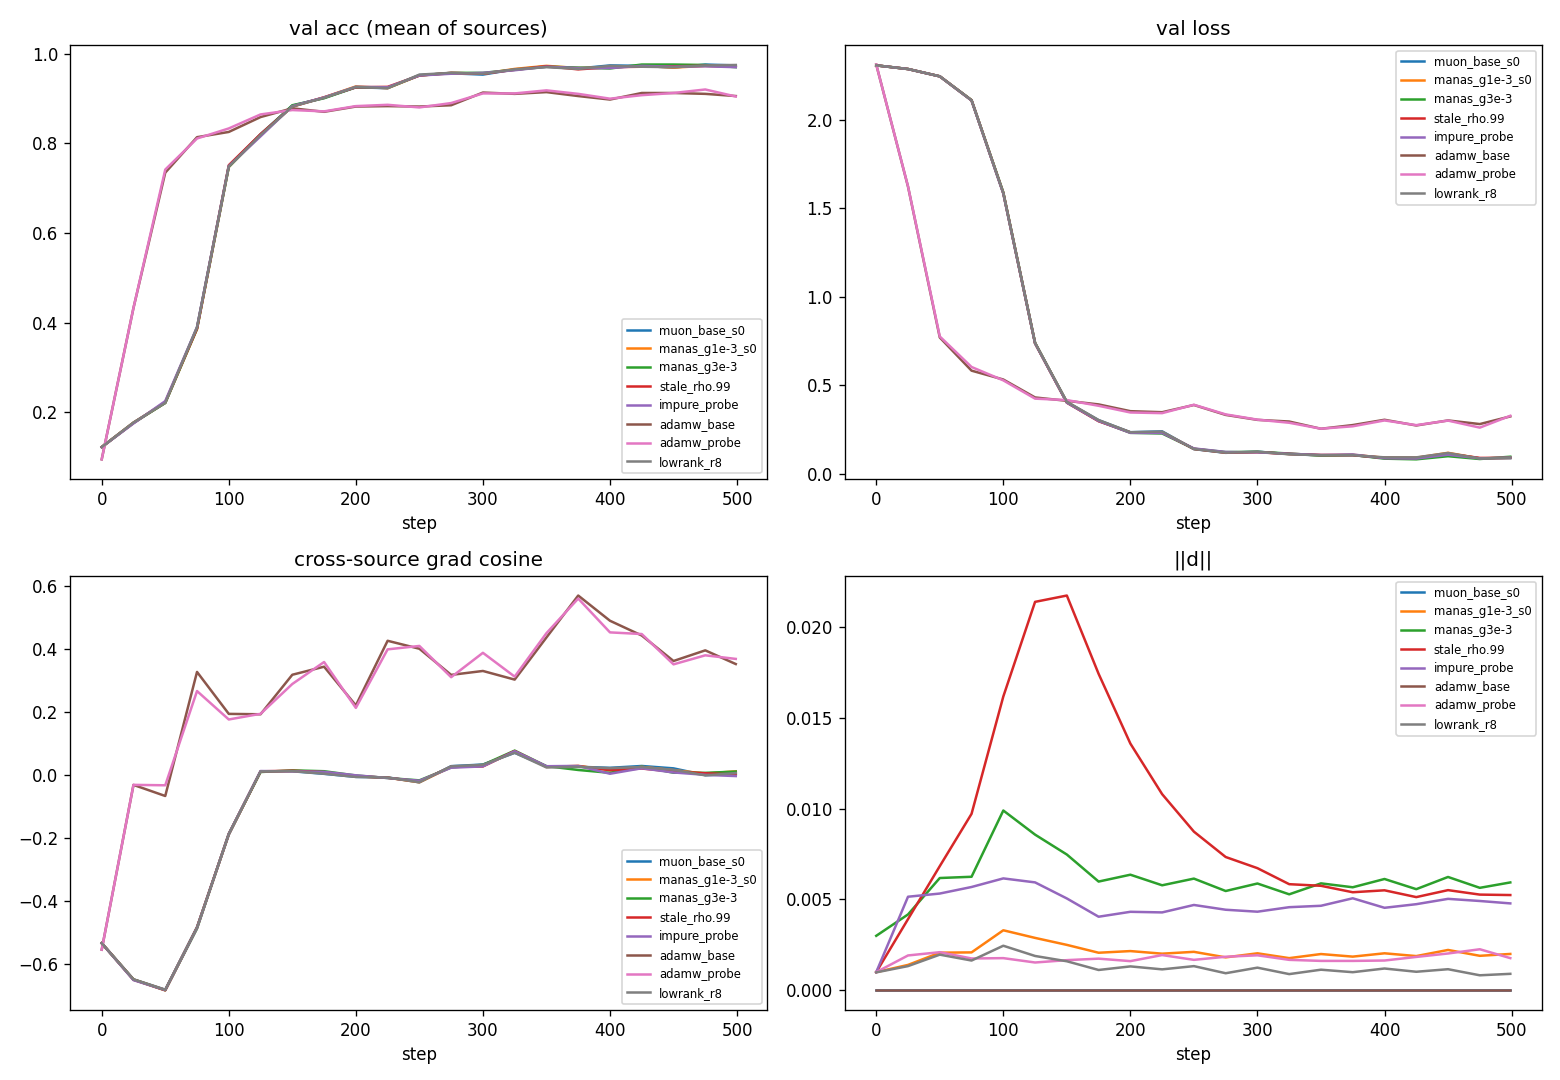

This figure's Python source:
"""ManasOptimizer toy validation — heterogeneous MNIST, conv stem + GLU trunk.

Question set (from the rolling-probe brainstorm):
  * does the alignment signal DO anything (loss/acc curves, cross-source grad cosine)?
  * claim 1 STALENESS: rho=0.85 window ~7 is right; long memory (0.99) is extra error not signal.
  * claim 2 PURITY: momentum-contaminated probe (violates Nexus's momentum-free-inner) is worse.
  * claim 3 OUTER: Muon outer digests the probe gradient at least as well as AdamW outer.
  * low-rank richness: how much of the probe signal does a rank-8 sketch keep on REAL gradients?

Setup: two "sources" = clean vs inverted (1-x) MNIST, batches alternate (pretraining-mixture toy).
Model: Conv2d(1,8,3,s2) stem [AdamW — muon is never for convs] -> proj -> 2x SwiGLU block -> head;
all 2D matrices on ManasOptimizer (aurora-K1, NS-8). Eval: loss/acc per source at theta (probe off),
cross-source grad cosine at theta, ||d||; the manas run also carries a SHADOW rank-8 sketch updated
with the same gradients to measure cos(Q C, d_full) and per-step capture ||Q^T g||/||g||.

Run: ../BiBo/.venv/Scripts/python.exe .autoresearch/manas_mnist.py
Outputs: manas_mnist_results.json + manas_mnist.png (this dir).
"""
import json
import os
import sys

sys.path.insert(0, os.path.abspath(os.path.join(os.path.dirname(__file__), "..")))
import torch
import torch.nn as nn
import torch.nn.functional as F
from torchvision import datasets, transforms

from kernels.sm75.manas import ManasOptimizer

DEV = "cuda"
STEPS, BS, EVAL_EVERY = 500, 128, 25
HERE = os.path.dirname(os.path.abspath(__file__))


# ---------------- data: two heterogeneous sources ----------------
def load_data():
    root = os.path.join(HERE, "data")
    tf = transforms.ToTensor()
    tr = datasets.MNIST(root, train=True, download=True, transform=tf)
    x = torch.stack([tr[i][0] for i in range(14000)]).to(DEV)
    y = torch.tensor([tr[i][1] for i in range(14000)], device=DEV)
    xt, yt = x[:12000], y[:12000]
    xv, yv = x[12000:], y[12000:]
    return xt, yt, xv, yv


def src(x, s):                       # source 0 = clean, source 1 = inverted
    return x if s == 0 else 1.0 - x


# ---------------- model: conv stem + GLU trunk ----------------
class GLUBlock(nn.Module):
    def __init__(self, h, i):
        super().__init__()
        self.gate = nn.Linear(h, i, bias=False)
        self.up = nn.Linear(h, i, bias=False)
        self.down = nn.Linear(i, h, bias=False)

    def forward(self, x):
        return x + self.down(F.silu(self.gate(x)) * self.up(x))


class ToyNet(nn.Module):
    def __init__(self):
        super().__init__()
        self.stem = nn.Conv2d(1, 8, 3, stride=2)             # 28 -> 13; AdamW (4D, not for muon)
        self.proj = nn.Linear(8 * 13 * 13, 256, bias=False)
        self.blocks = nn.Sequential(GLUBlock(256, 512), GLUBlock(256, 512))
        self.head = nn.Linear(256, 10, bias=False)

    def forward(self, x):
        z = F.silu(self.stem(x)).flatten(1)
        return self.head(self.blocks(self.proj(z)))


def split_params(m):
    mats = [p for p in m.parameters() if p.ndim == 2]
    rest = [p for p in m.parameters() if p.ndim != 2]
    return mats, rest


# ---------------- claim-2 variant: momentum-contaminated probe ----------------
class ImpureManas(ManasOptimizer):
    """Deliberately VIOLATES probe purity: d accumulates a momentumized (beta 0.9) direction."""

    @torch.no_grad()
    def _update_probe(self):
        ps = [p for p in self._probe_params() if p.grad is not None]
        if not ps or self.probe_gamma == 0.0:
            return
        ms = []
        for p in ps:
            st = self.state[p]
            if "impure_m" not in st:
                st["impure_m"] = torch.zeros_like(p, dtype=torch.float32)
            st["impure_m"].mul_(0.9).add_(torch.nan_to_num(p.grad).to(torch.float32))
            ms.append(st["impure_m"])
        gn = torch.linalg.vector_norm(torch.stack([torch.linalg.vector_norm(m) for m in ms]))
        inv = self.probe_gamma / gn
        inv = torch.where(torch.isfinite(inv) & (gn > 0), inv, torch.zeros_like(inv))
        for p, m in zip(ps, ms):
            d = self._full_d(p)
            d.mul_(self.probe_rho)
            d.addcmul_(m, inv, value=-1.0)


# ---------------- one training run ----------------
def run(name, seed=0, gamma=0.0, rho=0.85, rank=None, outer="muon", impure=False,
        shadow_rank=None):
    torch.manual_seed(seed)
    xt, yt, xv, yv = DATA
    model = ToyNet().to(DEV)
    mats, rest = split_params(model)
    cls = ImpureManas if impure else ManasOptimizer
    if outer == "muon":
        opt = cls(mats, lr=1e-3, probe_gamma=gamma, probe_rho=rho, probe_rank=rank,
                  weight_decay=0.01)
        aux = torch.optim.AdamW(rest, lr=1e-3, weight_decay=0.01)
        opts = [opt, aux]
    else:                                                     # AdamW outer + probe-only Manas (lr=0)
        opt = cls(mats, lr=0.0, probe_gamma=gamma, probe_rho=rho, probe_rank=rank,
                  weight_decay=0.0)
        aux = torch.optim.AdamW(mats + rest, lr=1e-3, weight_decay=0.01)
        opts = [aux, opt]                                     # AdamW moves params; Manas only moves d

    # fixed per-source eval batches (cosine + curves measured at theta, probe OFF)
    ev = {s: (src(xv[:512], s), yv[:512]) for s in (0, 1)}

    # shadow rank sketch riding the FULL-d run (signal-richness measurement)
    shadow = None
    if shadow_rank:
        shadow = {id(p): [None, None] for p in mats}          # per param: [Q, C]

    log = {"step": [], "loss": [], "acc0": [], "acc1": [], "cos": [], "dnorm": [],
           "cap": [], "dcos": []}
    g = torch.Generator(device="cpu").manual_seed(seed)
    for t in range(STEPS):
        s = t % 2
        idx = torch.randint(0, xt.shape[0], (BS,), generator=g).to(DEV)
        xb, yb = src(xt[idx], s), yt[idx]
        with opt.probe():
            loss = F.cross_entropy(model(xb), yb)
            for o in opts:
                o.zero_grad(set_to_none=True)
            loss.backward()
        if shadow is not None:                                # shadow sketch fed the same grads
            cap_num = cap_den = 0.0
            for p in mats:
                q, c = shadow[id(p)]
                gf = p.grad.to(torch.float32)
                if q is None or t % 100 == 0:
                    om = torch.randn(p.shape[1], shadow_rank, device=DEV)
                    qn = torch.linalg.qr(gf @ om)[0]
                    c = (qn.mT @ q) @ c if q is not None else torch.zeros(
                        shadow_rank, p.shape[1], device=DEV)
                    q = qn
                gn_ = torch.linalg.vector_norm(gf).clamp_min(1e-12)
                cap_num += torch.linalg.vector_norm(q.mT @ gf).square().item()
                cap_den += gn_.square().item()
                c.mul_(rho)
                c.add_((q.mT @ gf) / gn_, alpha=-gamma)       # same update rule as low-rank mode
                shadow[id(p)] = [q, c]
            log.setdefault("_cap_t", []).append(cap_num / max(cap_den, 1e-12))
        for o in opts:
            o.step()

        if t % EVAL_EVERY == 0 or t == STEPS - 1:
            with torch.no_grad():
                accs, losses = [], []
                for si in (0, 1):
                    logits = model(ev[si][0])
                    losses.append(F.cross_entropy(logits, ev[si][1]).item())
                    accs.append((logits.argmax(-1) == ev[si][1]).float().mean().item())
            gs = []
            for si in (0, 1):                                 # cross-source grad cosine at theta
                for o in opts:
                    o.zero_grad(set_to_none=True)
                F.cross_entropy(model(ev[si][0][:256]), ev[si][1][:256]).backward()
                gs.append(torch.cat([p.grad.reshape(-1) for p in mats]))
            cs = F.cosine_similarity(gs[0], gs[1], dim=0).item()
            for o in opts:
                o.zero_grad(set_to_none=True)
            dn = torch.cat([opt._d_of(p).reshape(-1) for p in mats]).norm().item()
            dcos = float("nan")
            if shadow is not None:
                df = torch.cat([opt._d_of(p).reshape(-1) for p in mats])
                dl = torch.cat([(shadow[id(p)][0] @ shadow[id(p)][1]).reshape(-1) for p in mats])
                dcos = F.cosine_similarity(df, dl, dim=0).item()
            log["step"].append(t); log["loss"].append(sum(losses) / 2)
            log["acc0"].append(accs[0]); log["acc1"].append(accs[1])
            log["cos"].append(cs); log["dnorm"].append(dn); log["dcos"].append(dcos)
            log["cap"].append(sum(log.get("_cap_t", [0.0])[-EVAL_EVERY:]) /
                              max(len(log.get("_cap_t", [0.0])[-EVAL_EVERY:]), 1))
    log.pop("_cap_t", None)
    fin = {"acc": (log["acc0"][-1] + log["acc1"][-1]) / 2, "loss": log["loss"][-1],
           "cos": log["cos"][-1]}
    print(f"  {name:<22} acc {fin['acc']:.4f}  loss {fin['loss']:.4f}  xsrc-cos {fin['cos']:+.3f}")
    return {"name": name, "log": log, "final": fin}


if __name__ == "__main__":
    DATA = load_data()
    print(f"arms x {STEPS} steps (bs {BS}), sources = clean vs inverted MNIST")
    R = []
    for seed in (0, 1):
        R.append(run(f"muon_base_s{seed}", seed))
        R.append(run(f"manas_g1e-3_s{seed}", seed, gamma=1e-3, shadow_rank=8 if seed == 0 else None))
    R.append(run("manas_g3e-3", 0, gamma=3e-3))
    R.append(run("stale_rho.99", 0, gamma=1e-3, rho=0.99))     # claim 1: long memory hurts
    R.append(run("short_rho.5", 0, gamma=1e-3, rho=0.5))       # claim 1: window too short = weaker
    R.append(run("impure_probe", 0, gamma=1e-3, impure=True))  # claim 2: purity violation
    R.append(run("adamw_base", 0, outer="adamw"))              # claim 3: outer comparison
    R.append(run("adamw_probe", 0, gamma=1e-3, outer="adamw"))
    R.append(run("lowrank_r8", 0, gamma=1e-3, rank=8))         # low-rank end-to-end

    with open(os.path.join(HERE, "manas_mnist_results.json"), "w") as f:
        json.dump(R, f)

    import matplotlib
    matplotlib.use("Agg")
    import matplotlib.pyplot as plt
    fig, ax = plt.subplots(2, 2, figsize=(13, 9))
    keyarms = ["muon_base_s0", "manas_g1e-3_s0", "manas_g3e-3", "stale_rho.99",
               "impure_probe", "lowrank_r8", "adamw_base", "adamw_probe"]
    for r in R:
        if r["name"] not in keyarms:
            continue
        lg = r["log"]
        acc = [(a + b) / 2 for a, b in zip(lg["acc0"], lg["acc1"])]
        ax[0][0].plot(lg["step"], acc, label=r["name"])
        ax[0][1].plot(lg["step"], lg["loss"], label=r["name"])
        ax[1][0].plot(lg["step"], lg["cos"], label=r["name"])
        ax[1][1].plot(lg["step"], lg["dnorm"], label=r["name"])
    for a, t in zip(ax.flat, ["val acc (mean of sources)", "val loss", "cross-source grad cosine",
                              "||d||"]):
        a.set_title(t); a.legend(fontsize=7); a.set_xlabel("step")
    sh = next(r for r in R if r["name"] == "manas_g1e-3_s0")["log"]
    print(f"\nlow-rank richness (rank-8 shadow on real grads): per-step grad capture "
          f"mean {sum(sh['cap'])/len(sh['cap']):.3f}, cos(d_r8, d_full) "
          f"mean {sum(c for c in sh['dcos'] if c == c)/max(sum(1 for c in sh['dcos'] if c == c),1):.3f}")
    fig.tight_layout()
    fig.savefig(os.path.join(HERE, "manas_mnist.png"), dpi=120)
    print("saved manas_mnist_results.json + manas_mnist.png")
